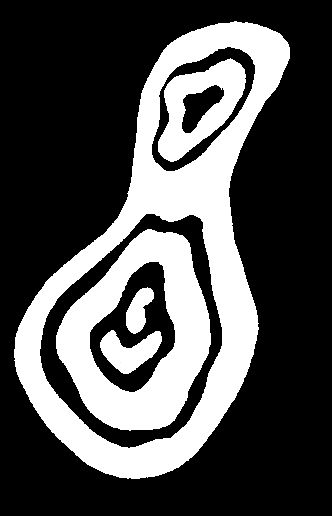
#> input picture Practicas/Practica_Tema_7/images/tema7-img/JContornos-test.png, 332 x 516 px, found by its file name
$ python Ejercicio_2.py
#> lines starting #> are read from the running program, lines starting #| are printed output that depends on the picture; after the words box and inside, x2 and y2 are one past the last pixel; in counts of white or black regions, pixels touching at a corner belong together
import cv2
import numpy as np

# Cargar la imagen en escala de grises
img = cv2.imread('Practicas/Practica_Tema_7/images/tema7-img/jcontornos-test.png', cv2.IMREAD_GRAYSCALE)
#> img is the input picture: shape (516, 332); min 0, max 255, mean 79.5

# Binarizar (si no está ya)
_, binary = cv2.threshold(img, 0, 255, cv2.THRESH_BINARY | cv2.THRESH_OTSU)
#> binary: shape (516, 332); 31.2% white; 5 white regions, box (x1, y1, x2, y2) and area: (14, 21, 290, 479) 31950, (56, 229, 211, 431) 14818, (158, 58, 246, 162) 4354, (100, 330, 162, 374) 1510, (126, 287, 154, 334) 775

# Copias a color para pintar los resultados
solo_externos = cv2.cvtColor(binary, cv2.COLOR_GRAY2BGR)
#> solo_externos: shape (516, 332, 3); 31.2% white; 5 white regions
relleno_todo = solo_externos.copy()

# --- a) Contornos externos ---
contornos_ext, _ = cv2.findContours(binary, cv2.RETR_EXTERNAL, cv2.CHAIN_APPROX_SIMPLE)
#> contornos_ext = 1 contour; box (x1, y1, x2, y2) and area: (14, 21, 290, 479) 69361
cv2.drawContours(solo_externos, contornos_ext, -1, (0, 255, 0), 2)  # verde
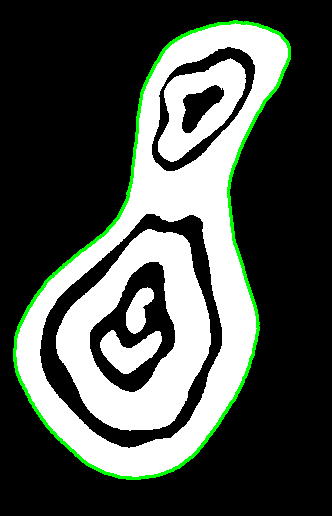
#> solo_externos: shape (516, 332, 3); mean B, G, R 75.6, 81.8, 75.6

# --- b) Todos los contornos con relleno ---
contornos_todos, _ = cv2.findContours(binary, cv2.RETR_TREE, cv2.CHAIN_APPROX_SIMPLE)
#> contornos_todos = 9 contours; largest, box (x1, y1, x2, y2) and area: (14, 21, 290, 479) 69361, (39, 213, 223, 449) 30234, (56, 229, 211, 431) 21550, (151, 46, 256, 172) 8170, (89, 261, 176, 393) 7131
cv2.drawContours(relleno_todo, contornos_todos, -1, (0, 0, 255), cv2.FILLED)  # rojo y relleno
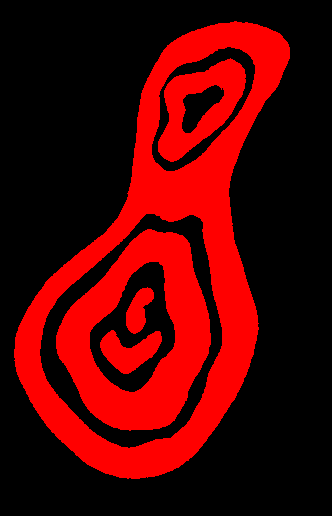
#> relleno_todo: shape (516, 332, 3); mean B, G, R 0, 0, 79.5

# Guardar resultados
cv2.imwrite("Practicas/Practica_Tema_7/images/resultados/contornos_externos.png", solo_externos)
cv2.imwrite("Practicas/Practica_Tema_7/images/resultados/contornos_rellenos.png", relleno_todo)

$ run again, with Practicas/Practica_Tema_7/images/tema7-img/img1 - copia.png copied over Practicas/Practica_Tema_7/images/tema7-img/JContornos-test.png
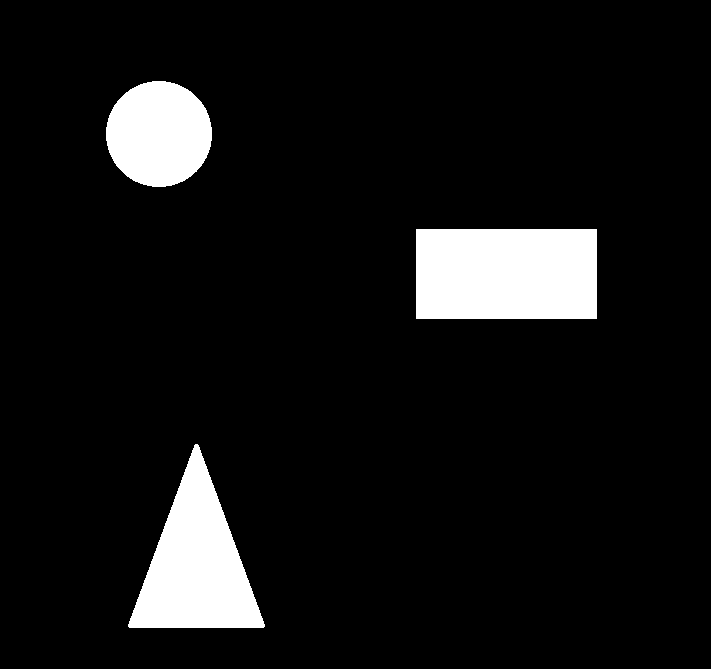
#> input picture Practicas/Practica_Tema_7/images/tema7-img/img1 - copia.png, 711 x 669 px, found by its file name
#> img: shape (669, 711); 8% white; 3 white regions
#> solo_externos is the input picture: shape (669, 711, 3); 8% white; 3 white regions, box (x1, y1, x2, y2) and area: (416, 229, 597, 319) 16290, (128, 444, 265, 628) 13111, (106, 81, 212, 187) 8812
#> contornos_ext = 3 contours; box (x1, y1, x2, y2) and area: (416, 229, 597, 319) 16020, (128, 444, 265, 628) 12859, (106, 81, 212, 187) 8662
#> `cv2.drawContours(solo_externos, contornos_ext, -1, (0, 255, 0), 2)`:
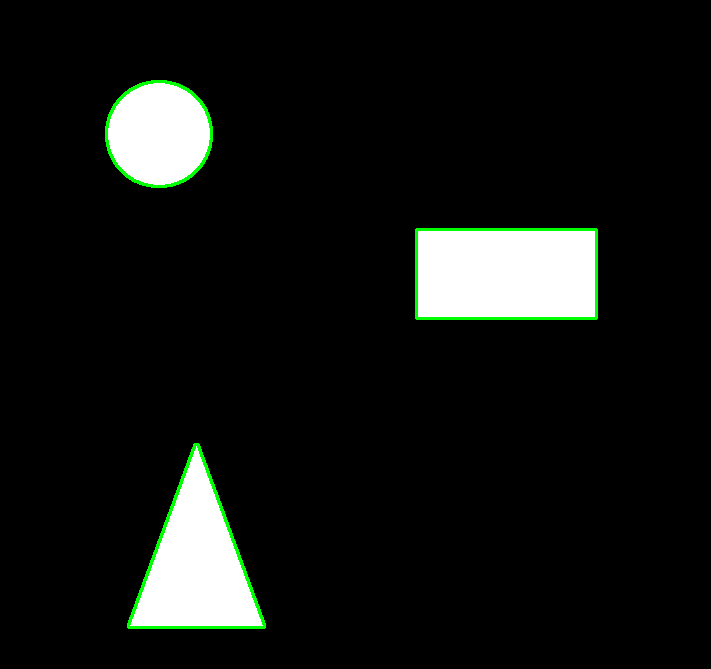
#> solo_externos: shape (669, 711, 3); 0.95% of pixels changed, all inside (x1, y1, x2, y2) = (105, 80, 598, 629)
#> contornos_todos has the same summary as contornos_ext
#> `cv2.drawContours(relleno_todo, contornos_todos, -1, (0, 0, 255), cv2.F..`:
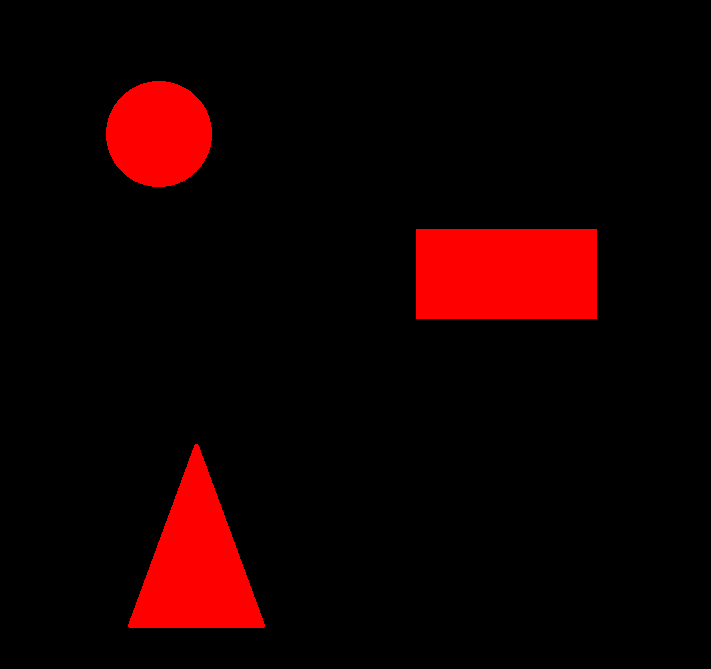
#> relleno_todo: shape (669, 711, 3); 8.03% of pixels changed, all inside (x1, y1, x2, y2) = (106, 81, 597, 628)
